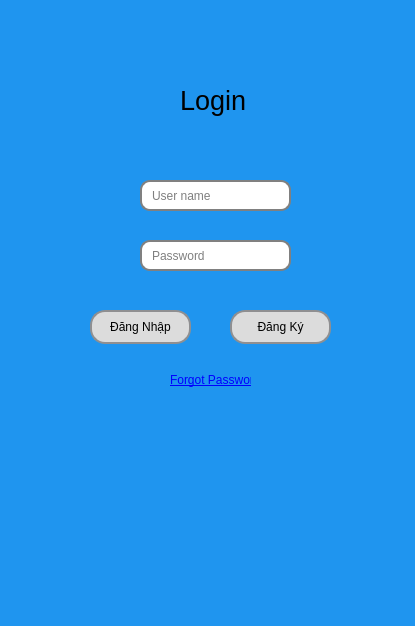
<?xml version="1.0" encoding="UTF-8"?>
<ui version="4.0">
 <class>LoginWindow</class>
 <widget class="QMainWindow" name="LoginWindow">
  <property name="geometry">
   <rect>
    <x>0</x>
    <y>0</y>
    <width>415</width>
    <height>626</height>
   </rect>
  </property>
  <property name="windowTitle">
   <string>MainWindow</string>
  </property>
  <property name="styleSheet">
   <string notr="true">	background-color: rgb(31, 149, 239);</string>
  </property>
  <widget class="QWidget" name="centralwidget">
   <widget class="QLabel" name="label">
    <property name="geometry">
     <rect>
      <x>180</x>
      <y>70</y>
      <width>81</width>
      <height>61</height>
     </rect>
    </property>
    <property name="font">
     <font>
      <pointsize>20</pointsize>
     </font>
    </property>
    <property name="text">
     <string>Login</string>
    </property>
   </widget>
   <widget class="QLineEdit" name="usernameInput">
    <property name="geometry">
     <rect>
      <x>140</x>
      <y>180</y>
      <width>151</width>
      <height>31</height>
     </rect>
    </property>
    <property name="styleSheet">
     <string notr="true"> QLineEdit {
                border: 2px solid gray;
                border-radius: 10px;
                padding: 0 8px;
                background: white;
                selection-background-color: darkgray;
            }

</string>
    </property>
    <property name="placeholderText">
     <string>User name</string>
    </property>
   </widget>
   <widget class="QLineEdit" name="passwordInput">
    <property name="geometry">
     <rect>
      <x>140</x>
      <y>240</y>
      <width>151</width>
      <height>31</height>
     </rect>
    </property>
    <property name="styleSheet">
     <string notr="true"> QLineEdit {
                border: 2px solid gray;
                border-radius: 10px;
                padding: 0 8px;
                background: white;
                selection-background-color: darkgray;
            }

</string>
    </property>
    <property name="echoMode">
     <enum>QLineEdit::Password</enum>
    </property>
    <property name="placeholderText">
     <string>Password</string>
    </property>
   </widget>
   <widget class="QPushButton" name="loginButton">
    <property name="geometry">
     <rect>
      <x>90</x>
      <y>310</y>
      <width>101</width>
      <height>34</height>
     </rect>
    </property>
    <property name="styleSheet">
     <string notr="true">            QPushButton {
                border: 2px solid #8f8f91;
                border-radius: 15px; /* Nửa chiều rộng hoặc chiều cao của nút */
                background-color: #dcdcdc;
                min-width: 30px; /* Đảm bảo nút là hình vuông */
                min-height: 30px; /* Đảm bảo nút là hình vuông */
            }
            QPushButton:hover {
                background-color: #c6c6c6;
            }
            QPushButton:pressed {
                background-color: #a9a9a9;
            }</string>
    </property>
    <property name="text">
     <string>Đăng Nhập</string>
    </property>
   </widget>
   <widget class="QLabel" name="forgotPasswordLink">
    <property name="geometry">
     <rect>
      <x>170</x>
      <y>370</y>
      <width>81</width>
      <height>21</height>
     </rect>
    </property>
    <property name="toolTip">
     <string/>
    </property>
    <property name="text">
     <string>&lt;a href=&quot;forgot_password&quot;&gt;Forgot Password&lt;/a&gt;
</string>
    </property>
    <property name="openExternalLinks">
     <bool>false</bool>
    </property>
   </widget>
   <widget class="QPushButton" name="registerButton">
    <property name="geometry">
     <rect>
      <x>230</x>
      <y>310</y>
      <width>101</width>
      <height>34</height>
     </rect>
    </property>
    <property name="styleSheet">
     <string notr="true">            QPushButton {
                border: 2px solid #8f8f91;
                border-radius: 15px; /* Nửa chiều rộng hoặc chiều cao của nút */
                background-color: #dcdcdc;
                min-width: 30px; /* Đảm bảo nút là hình vuông */
                min-height: 30px; /* Đảm bảo nút là hình vuông */
            }
            QPushButton:hover {
                background-color: #c6c6c6;
            }
            QPushButton:pressed {
                background-color: #a9a9a9;
            }</string>
    </property>
    <property name="text">
     <string>Đăng Ký</string>
    </property>
   </widget>
  </widget>
  <widget class="QStatusBar" name="statusbar"/>
 </widget>
 <resources/>
 <connections/>
</ui>
